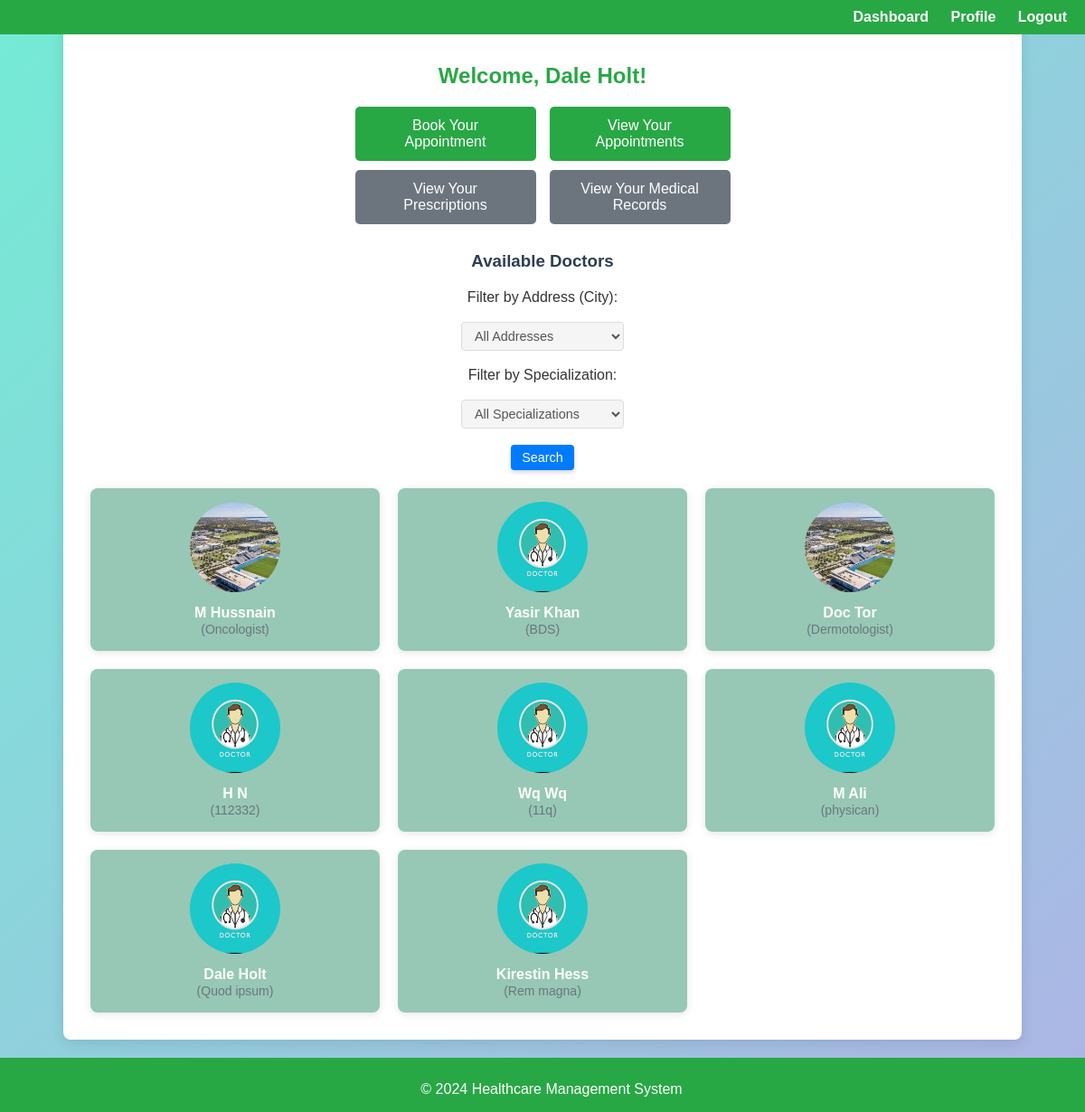
Page /patient-dashboard/ (signed in) on the committed database.
### user/models.py (models this page shows, shortened)
class User(AbstractUser):
    CNIC_no = models.CharField(max_length=15, unique=True)
    contact_number = models.CharField(max_length=15)
    address = models.CharField(max_length=255)
    gender = models.CharField(max_length=10, choices=[('M', 'Male'), ('F', 'Female')])
    profile_pic = models.ImageField(upload_to='images/profile_pics/', blank=True, null=True)

class Doctor(User):
    specialization = models.CharField(max_length=255)
    license_number = models.CharField(max_length=50, unique=True)
    qualification = models.CharField(max_length=255)
    experience = models.IntegerField()
    consultation_fee = models.DecimalField(max_digits=10, decimal_places=2)
    class Meta:
        verbose_name = 'Doctor'

### user/views.py (the view)
# urls.py: path('patient-dashboard/', views.PatientDashboardView.as_view(), name='patient_dashboard'),
class PatientDashboardView(LoginRequiredMixin, TemplateView):
    template_name = 'user/patient_dashboard.html'
    login_url = 'login'
    def get_context_data(self, **kwargs):
        context = super().get_context_data(**kwargs)
        context['addresses'] = Doctor.objects.values_list('address', flat=True).distinct()
        context['specializations'] = Doctor.objects.values_list('specialization', flat=True).distinct()
        selected_address = self.request.GET.get('address', '')
        selected_specialization = self.request.GET.get('specialization', '')
        doctors = Doctor.objects.all()
        if selected_address:
            doctors = doctors.filter(address=selected_address)
        if selected_specialization:
            doctors = doctors.filter(specialization=selected_specialization)
        context['doctors'] = doctors
        context['selected_address'] = selected_address
        context['selected_specialization'] = selected_specialization
        return context

### user/templates/user/patient_dashboard.html (shortened to what this page needs)
{% extends 'user/base.html' %}
{% load static %}
{% block content %}
<div class="full-page-container">
    <div class="dashboard-container">
        <h2>Welcome, {{ user.first_name | title }} {{ user.last_name | title }}!</h2>
        <div class="button-row">
            <a href="{% url 'book_appointment' %}"><button>Book Your Appointment</button></a>
            <a href="{% url 'view_booked_appointments' %}"><button>View Your Appointments</button></a>
        </div>
        <div class="button-row">
            <a href="{% url 'patient_prescriptions' %}"><button class="btn-secondary">View Your Prescriptions</button></a>
            <a href="{% url 'patient_medical_record_list' %}"><button class="btn-secondary">View Your Medical Records</button></a>
        </div>
        <h3 class="doctor-heading">Available Doctors</h3>
        <form method="get" action="{% url 'patient_dashboard' %}" class="filter-form">
            <label for="address">Filter by Address (City):</label>
            <select name="address" id="address">
                <option value="">All Addresses</option>
            </select>
            <label for="specialization">Filter by Specialization:</label>
            <select name="specialization" id="specialization">
                <option value="">All Specializations</option>
            </select>
            <button type="submit">Search</button>
        </form>
        <div class="doctor-grid">
            {% for doctor in doctors %}
                <div class="doctor-item">
                    <a href="{% url 'doctor_detail' doctor.pk %}">
                        {% if doctor.profile_pic %}
                            <img src="{{ doctor.profile_pic.url }}" alt="Profile Picture">
                        {% else %}
                            <img src="{% static 'images/default_profile.png' %}" alt="Default Profile Picture">
                        {% endif %}
                    </a>
                    <strong><a href="{% url 'doctor_detail' doctor.pk %}">{{ doctor.get_full_name | title }}</a></strong>
                    <span>({{ doctor.specialization }})</span>
                </div>
            {% empty %}
                <p>No doctors available in this area.</p>
            {% endfor %}
        </div>
    </div>
</div>
{% endblock %}

### user/static/css/style2.css (style rules this page uses)
body { font-family: 'Arial', sans-serif; background-color: #f0f8ff; color: #333; padding-bottom: 60px; margin: 0; min-height: 80vh; box-sizing: border-box; }
form { display: flex; flex-direction: column; }
form input, form select { padding: 10px; margin: 10px 0; border: 1px solid #ccc; border-radius: 5px; }
form button { padding: 12px; background-color: #28a745; color: white; border: none; border-radius: 5px; cursor: pointer; font-size: 16px; box-shadow: 0px 2px 5px rgba(0, 0, 0, 0.2); transition: background-color 0.3s, transform 0.2s; }
h2 { color: #28a745; text-align: center; }

### user/templates/user/patient_dashboard.html (style rules this page uses)
.full-page-container { display: flex; justify-content: center; align-items: center; min-height: 100vh; background: linear-gradient(135deg, #74ebd5 0%, #ACB6E5 100%); padding: 20px; box-sizing: border-box; }
.dashboard-container { max-width: 1000px; padding: 30px; background-color: #ffffff; border-radius: 8px; box-shadow: 0px 4px 15px rgba(0, 0, 0, 0.1); width: 100%; text-align: center; }
.button-row { display: flex; justify-content: center; margin: 10px 0; gap: 15px; }
button { background-color: #28a745; color: white; border: none; border-radius: 5px; padding: 12px 20px; cursor: pointer; font-size: 16px; transition: background-color 0.3s, transform 0.2s; flex: 1; max-width: 200px; }
a { text-decoration: none; color: white; }
.btn-secondary { background-color: #6c757d; }
.doctor-heading { margin-top: 30px; color: #2c3e50; }
.doctor-grid { display: grid; grid-template-columns: repeat(3, 1fr); gap: 20px; margin-top: 20px; }
.doctor-item { background-color: #96c8b5; border-radius: 8px; padding: 15px; text-align: center; box-shadow: 0px 2px 10px rgba(0, 0, 0, 0.1); }
.doctor-item img { max-width: 100%; height: auto; border-radius: 50%; width: 100px; height: 100px; }
.doctor-item strong { display: block; margin-top: 10px; color: #2c3e50; }
.doctor-item span { color: #6c757d; font-size: 14px; }
form { display: flex; align-items: center; justify-content: center; gap: 8px; margin-top: 20px; margin-bottom: 20px; }
form label { font-size: 1rem; color: #333; }
form select { padding: 6px 10px; font-size: 0.9rem; color: #555; background-color: #f5f5f5; border: 1px solid #ddd; border-radius: 4px; outline: none; transition: background-color 0.3s, box-shadow 0.3s; width: 180px; }
form button[type="submit"] { padding: 6px 12px; font-size: 0.9rem; color: #fff; background-color: #007bff; border: none; border-radius: 4px; cursor: pointer; transition: background-color 0.3s; }

### rows in the picture
User: first_name "Dale", last_name "Holt"
Doctor: profile_pic (picture), get_full_name "M Hussnain", specialization "Oncologist"
Doctor: get_full_name "Yasir Khan", specialization "BDS"
Doctor: profile_pic (picture), get_full_name "Doc Tor", specialization "Dermotologist"
Doctor: get_full_name "H N", specialization "112332"
Doctor: get_full_name "Wq Wq", specialization "11q"
Doctor: get_full_name "M Ali", specialization "physican"
Doctor: get_full_name "Dale Holt", specialization "Quod ipsum"
Doctor: get_full_name "Kirestin Hess", specialization "Rem magna"
